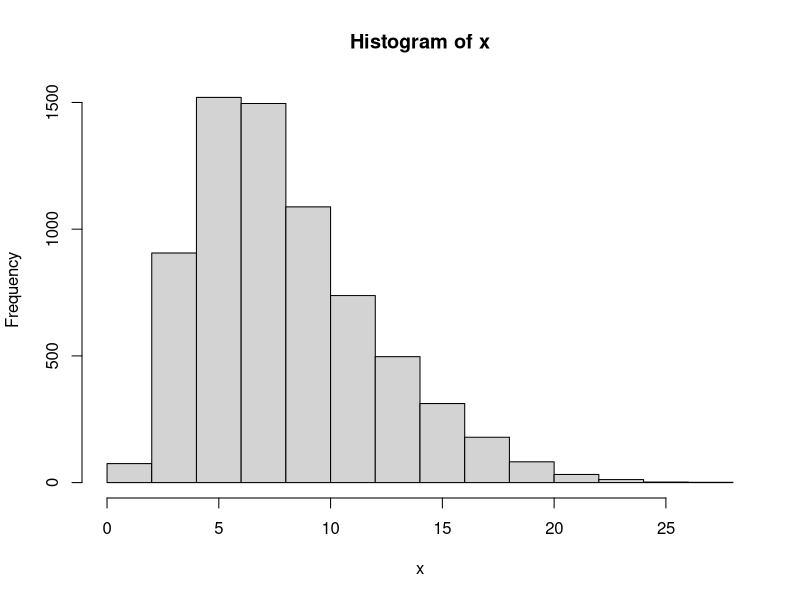

The R script that drew this image: (Note: this script raises an error after producing the figure.)
#assignment 1

dat<-read.csv("wind.csv",sep=";");
x<-dat$Otago;
hist(x);

myfun<-function(par,dat) {
	sh<-par[1];
	sc<-par[2];
	sum(-dweibull(dat,sh,sc,log=TRUE));
}

myopt<-function(d) {
	res<-optim(c(5,5),myfun,gr=NULL,dat=d,method="BFGS");
	res$par
}

print(myopt(x));

myopt1<-function(d, index) {
	res<-optim(c(5,5),myfun,gr=NULL,dat=d[index],method="BFGS");
	res$par[1]
}

b<-boot(x,myopt1,100);
plot(b);
print(boot.ci(b, type="perc"));


#assignment2

mygen<-function(n) {
	acc<-0;
	rej<-0;
	result<-numeric(n);
	while(acc<n) {
		y<-runif(1);
		u<-runif(1);
		if(u<sin(pi*y)) {
			acc<-acc+1;
			result[acc]<-y;
		}else {
			rej<-rej+1;
		}
	}
	
	print(rej/(acc+rej));
	result
}

sam<-mygen(1000);
hist(sam);
ER<-(pi/2-1)/(pi/2);

res<- mean(2/(pi*(5+sam*sam)));

f<-function(x) sin(pi*x)/(5+x*x);
res1<-integrate(f,0,1);
print(res1);



	

			

